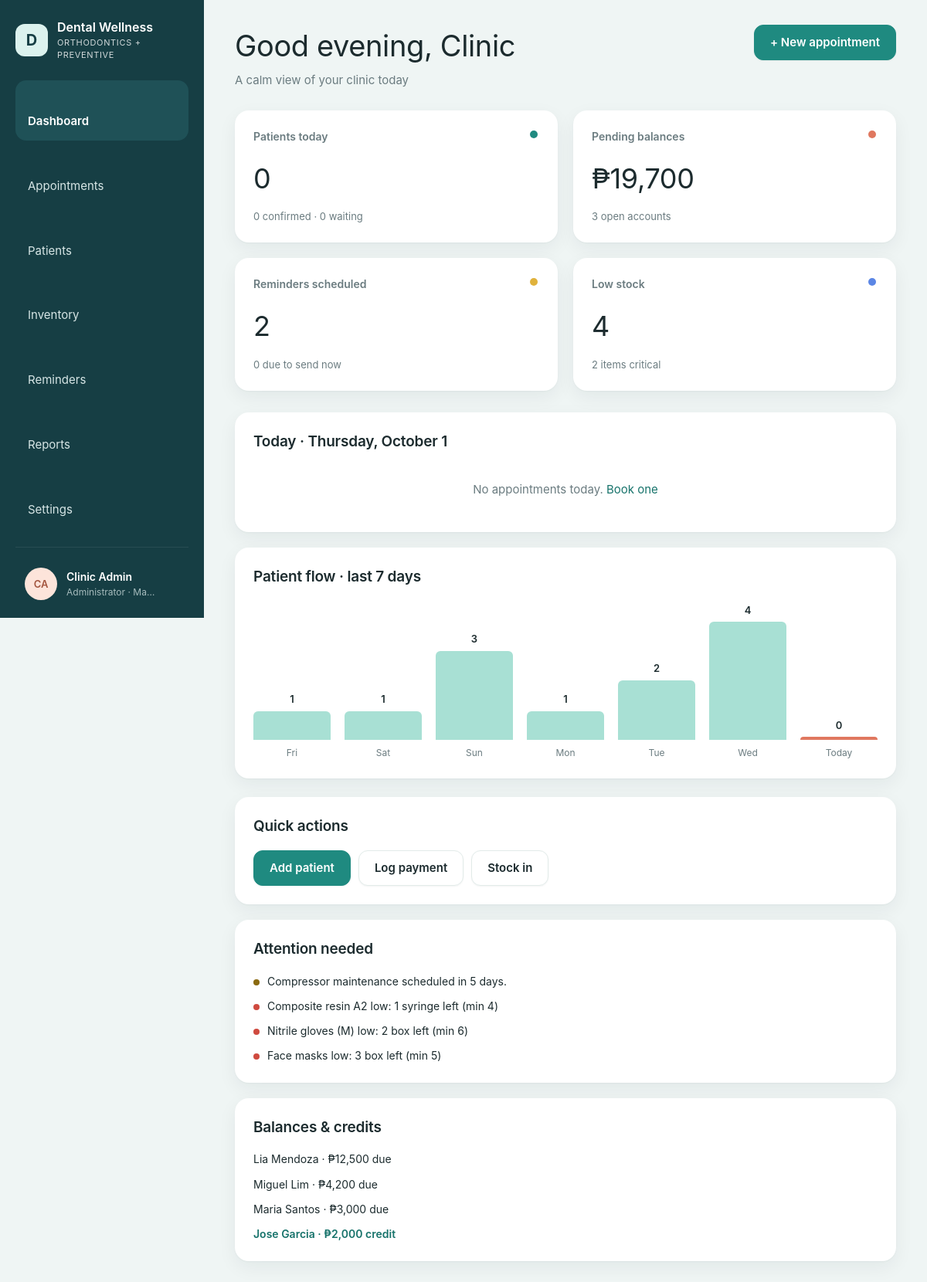
/index.php (signed in), run on the app's committed database.
### tables this page shows
CREATE TABLE IF NOT EXISTS users (
    id            INT UNSIGNED AUTO_INCREMENT PRIMARY KEY,
    name          VARCHAR(120) NOT NULL,
    username      VARCHAR(60)  NOT NULL UNIQUE,
    password_hash VARCHAR(255) NOT NULL,
    role          ENUM('admin','dentist','staff') NOT NULL DEFAULT 'staff',
    is_active     TINYINT(1) NOT NULL DEFAULT 1,
    last_login_at DATETIME NULL,
    created_at    DATETIME NOT NULL DEFAULT CURRENT_TIMESTAMP
);

CREATE TABLE IF NOT EXISTS inventory_items (
    id           INT UNSIGNED AUTO_INCREMENT PRIMARY KEY,
    name         VARCHAR(120) NOT NULL,
    category     VARCHAR(60) NULL,
    unit         VARCHAR(30) NOT NULL DEFAULT 'pcs',
    quantity     INT NOT NULL DEFAULT 0,
    min_quantity INT NOT NULL DEFAULT 0,
    supplier     VARCHAR(120) NULL,
    is_active    TINYINT(1) NOT NULL DEFAULT 1,
    updated_at   DATETIME NOT NULL DEFAULT CURRENT_TIMESTAMP ON UPDATE CURRENT_TIMESTAMP
);

CREATE TABLE IF NOT EXISTS patients (
    id                     INT UNSIGNED AUTO_INCREMENT PRIMARY KEY,
    record_no              VARCHAR(20) NULL UNIQUE,
    full_name              VARCHAR(150) NOT NULL,
    birth_date             DATE NULL,
    sex                    ENUM('female','male') NULL,
    phone                  VARCHAR(30) NULL,
    email                  VARCHAR(150) NULL,
    address                VARCHAR(255) NULL,
    care_type              ENUM('New patient','Preventive','Orthodontic','Restorative','Recall') NOT NULL DEFAULT 'New patient',
    emergency_name         VARCHAR(150) NULL,
    emergency_relationship VARCHAR(60) NULL,
    emergency_phone        VARCHAR(30) NULL,
    allergies              TEXT NULL,
    conditions             TEXT NULL,
    medications            TEXT NULL,
    dental_history         TEXT NULL,
    notes                  TEXT NULL,
    consent_signed         TINYINT(1) NOT NULL DEFAULT 0,
    consent_date           DATE NULL,
    status                 ENUM('draft','incomplete','active','archived') NOT NULL DEFAULT 'incomplete',
    created_by             INT UNSIGNED NULL,
    created_at             DATETIME NOT NULL DEFAULT CURRENT_TIMESTAMP,
    updated_at             DATETIME NOT NULL DEFAULT CURRENT_TIMESTAMP ON UPDATE CURRENT_TIMESTAMP,
    INDEX idx_patients_name (full_name),
    INDEX idx_patients_phone (phone),
    FOREIGN KEY (created_by) REFERENCES users(id) ON DELETE SET NULL
);

### includes/helpers.php (called while the page is built, shortened)
<?php
function config(string $key, $default = null)
{
    $value = $GLOBALS['config'];
    foreach (explode('.', $key) as $part) {
        $value = $value[$part];
    }
    return $value;
}
function e($value): string
{
    return htmlspecialchars((string) ($value ?? ''), ENT_QUOTES, 'UTF-8');
}
function money($amount): string
{
    return '₱' . number_format(abs((float) $amount), ((float) $amount == floor((float) $amount)) ? 0 : 2);
}
function fmt_date(?string $value, string $format = 'M j, Y'): string
{
    return $value ? date($format, strtotime($value)) : '—';
}
function initials(string $name): string
{
    $parts = preg_split('/\s+/', trim($name));
    $first = mb_substr($parts[0] ?? '', 0, 1);
    $last = count($parts) > 1 ? mb_substr(end($parts), 0, 1) : '';
    return mb_strtoupper($first . $last);
}

### includes/db.php (called while the page is built, shortened)
<?php
function db(): PDO
{
    static $pdo = null;
    if ($pdo === null) {
        $c = config('db');
        $dsn = sprintf('mysql:host=%s;port=%d;dbname=%s;charset=utf8mb4', $c['host'], $c['port'], $c['name']);
        $pdo = new PDO($dsn, $c['user'], $c['pass'], [
            PDO::ATTR_ERRMODE            => PDO::ERRMODE_EXCEPTION,
            PDO::ATTR_DEFAULT_FETCH_MODE => PDO::FETCH_ASSOC,
            PDO::ATTR_EMULATE_PREPARES   => false,
        ]);
        $pdo->exec("SET time_zone = '" . (new DateTime())->format('P') . "'");
    }
    return $pdo;
}
function q(string $sql, array $params = []): PDOStatement
{
    $stmt = db()->prepare($sql);
    $stmt->execute($params);
    return $stmt;
}
function q_all(string $sql, array $params = []): array
{
    return q($sql, $params)->fetchAll();
}
function q_row(string $sql, array $params = []): ?array
{
    $row = q($sql, $params)->fetch();
    return $row === false ? null : $row;
}

### includes/auth.php (called while the page is built, shortened)
<?php
function current_user(): ?array
{
    static $user = false;
    if ($user === false) {
        $user = null;
        if (!empty($_SESSION['user_id'])) {
            $row = q_row('SELECT id, name, username, role, password_hash FROM users WHERE id = ? AND is_active = 1', [$_SESSION['user_id']]);
            $idle = (int) config('security.idle_minutes', 30) * 60;
            if (!$row) {
                end_user_session();
            } elseif ($idle > 0 && time() - (int) ($_SESSION['last_seen'] ?? 0) > $idle) {
                end_user_session('You were signed out after ' . ($idle / 60) . ' minutes without activity.');
            } elseif (!hash_equals((string) ($_SESSION['pw_fp'] ?? ''), password_fingerprint($row['password_hash']))) {
                end_user_session('Your password was changed. Sign in again with the new one.');
            } else {
                unset($row['password_hash']);
                $user = $row;
            }
        }
    }
    return $user;
}
function password_fingerprint(string $hash): string
{
    return hash('sha256', $hash);
}
function require_login(): array
{
    $user = current_user();
    return $user;
}
function can(string $permission): bool
{
    $user = current_user();
    $perms = ROLE_PERMISSIONS[$user['role']] ?? [];
    return in_array('*', $perms, true) || in_array($permission, $perms, true);
}

### index.php (the view, shortened to what this page needs)
<?php
$user = require_login();
$today = q_all("SELECT a.*, p.full_name FROM appointments a JOIN patients p ON p.id = a.patient_id
    WHERE DATE(a.starts_at) = CURDATE() AND a.status NOT IN ('cancelled','no_show')
    ORDER BY a.starts_at");
$confirmed = count(array_filter($today, fn($a) => $a['status'] === 'confirmed'));
$waiting = count(array_filter($today, fn($a) => $a['status'] === 'arrived'));
$balances = q_row('SELECT COALESCE(SUM(CASE WHEN b.balance > 0 THEN b.balance END), 0) AS total,
    COUNT(CASE WHEN b.balance > 0 THEN 1 END) AS accounts
    FROM patients p JOIN ' . BALANCES . " b ON b.patient_id = p.id WHERE p.status <> 'archived'");
$reminders = q_row("SELECT COUNT(*) AS total, COUNT(CASE WHEN send_at <= NOW() THEN 1 END) AS due
    FROM reminders WHERE status = 'scheduled'");
$lowStock = q_all('SELECT name, quantity, min_quantity, unit FROM inventory_items
    WHERE is_active = 1 AND quantity <= min_quantity ORDER BY quantity / GREATEST(min_quantity, 1)');
$critical = count(array_filter($lowStock, fn($i) => $i['quantity'] <= intdiv((int) $i['min_quantity'], 2)));
$flowRows = q_all("SELECT DATE(starts_at) AS d, COUNT(*) AS n FROM appointments
    WHERE starts_at >= CURDATE() - INTERVAL 6 DAY AND starts_at < CURDATE() + INTERVAL 1 DAY
    AND status NOT IN ('cancelled','no_show') GROUP BY DATE(starts_at)");
$flowMap = array_column($flowRows, 'n', 'd');
$flow = [];
for ($i = 6; $i >= 0; $i--) {
    $d = date('Y-m-d', strtotime("-$i day"));
    $flow[$d] = (int) ($flowMap[$d] ?? 0);
}
$flowMax = max(1, max($flow));
$attention = [];
foreach (q_all('SELECT message FROM notices WHERE CURDATE() BETWEEN starts_on AND ends_on ORDER BY id DESC') as $n) {
    $attention[] = ['', $n['message'], null];
}
foreach (array_slice($lowStock, 0, 3) as $item) {
    $attention[] = ['red', "{$item['name']} low: {$item['quantity']} {$item['unit']} left (min {$item['min_quantity']})", 'inventory.php?filter=low'];
}
$accounts = q_all('SELECT p.id, p.full_name, b.balance FROM patients p JOIN ' . BALANCES . " b ON b.patient_id = p.id
    WHERE p.status <> 'archived' AND b.balance <> 0 ORDER BY ABS(b.balance) DESC LIMIT 5");
$hour = (int) date('G');
$greeting = $hour < 12 ? 'Good morning' : ($hour < 18 ? 'Good afternoon' : 'Good evening');
$nameParts = preg_split('/\s+/', preg_replace('/^Dr\.?\s+/i', '', $user['name']));
$name = $user['role'] === 'dentist' ? 'Dr. ' . end($nameParts) : $nameParts[0];
layout_start("$greeting, $name", 'dashboard', [
    'subtitle' => 'A calm view of your clinic today',
    'action'   => '<a class="btn btn-primary" href="appointment_form.php">+ New appointment</a>',
]);
?>
<section class="grid-4">
  <a class="card stat" href="appointments.php">
    <i class="dot" style="background:var(--teal)"></i>
    <div class="label">Patients today</div>
    <div class="value"><?= count($today) ?></div>
    <div class="sub"><?= $confirmed ?> confirmed · <?= $waiting ?> waiting</div>
  </a>
  <a class="card stat" href="patients.php?filter=balance">
    <i class="dot" style="background:var(--coral)"></i>
    <div class="label">Pending balances</div>
    <div class="value"><?= money($balances['total']) ?></div>
    <div class="sub"><?= (int) $balances['accounts'] ?> open accounts</div>
  </a>
  <a class="card stat" href="reminders.php">
    <i class="dot" style="background:#e0b23c"></i>
    <div class="label">Reminders scheduled</div>
    <div class="value"><?= (int) $reminders['total'] ?></div>
    <div class="sub"><?= (int) $reminders['due'] ?> due to send now</div>
  </a>
  <a class="card stat" href="inventory.php?filter=low">
    <i class="dot" style="background:var(--blue)"></i>
    <div class="label">Low stock</div>
    <div class="value"><?= count($lowStock) ?></div>
    <div class="sub"><?= $critical ?> item<?= $critical === 1 ? '' : 's' ?> critical</div>
  </a>
</section>
<div class="layout-side">
  <div class="stack">
    <section class="card">
      <h2>Today · <?= date('l, F j') ?></h2>
      <?php if (!$today): ?>
        <p class="empty">No appointments today. <a href="appointment_form.php">Book one</a></p>
      <?php endif; ?>
    </section>
    <section class="card">
      <h2>Patient flow · last 7 days</h2>
      <div class="bars" role="img" aria-label="Appointments per day for the last 7 days">
        <?php foreach ($flow as $d => $n): ?>
          <div class="bar<?= $d === date('Y-m-d') ? ' today' : '' ?>" title="<?= e(fmt_date($d, 'D, M j')) ?>: <?= $n ?> patients">
            <b><?= $n ?></b>
            <span class="fill" style="height:<?= round($n / $flowMax * 85) ?>%"></span>
          </div>
        <?php endforeach; ?>
      </div>
      <div class="bar-labels">
        <?php foreach (array_keys($flow) as $d): ?><span><?= $d === date('Y-m-d') ? 'Today' : date('D', strtotime($d)) ?></span><?php endforeach; ?>
      </div>
    </section>
  </div>
  <div class="stack">
    <section class="card">
      <h2>Quick actions</h2>
      <div class="row">
        <a class="btn btn-primary" href="patient_form.php">Add patient</a>
        <a class="btn" href="payment.php">Log payment</a>
        <a class="btn" href="inventory.php?open=stock-dialog">Stock in</a>
      </div>
    </section>
    <section class="card">
      <h2>Attention needed</h2>
      <?php if (!$attention): ?>
        <p class="muted small">All clear. Nothing needs attention right now.</p>
      <?php else: ?>
        <ul class="attention">
          <?php foreach ($attention as [$tone, $text, $href]): ?>
            <li><i class="tag <?= $tone ?>"></i><span><?= $href ? '<a href="' . e($href) . '" style="color:inherit">' . e($text) . '</a>' : e($text) ?></span></li>
          <?php endforeach; ?>
        </ul>
      <?php endif; ?>
    </section>
    <section class="card">
      <h2>Balances &amp; credits</h2>
      <?php if (!$accounts): ?>
        <p class="muted small">No open balances or credits.</p>
      <?php else: ?>
        <ul class="kv">
          <?php foreach ($accounts as $acc): ?>
            <li>
              <a href="patient.php?id=<?= $acc['id'] ?>&amp;tab=billing" class="<?= $acc['balance'] > 0 ? '' : 'amount-credit' ?>" style="<?= $acc['balance'] > 0 ? 'color:inherit' : '' ?>">
                <?= e($acc['full_name']) ?> · <?= money($acc['balance']) ?> <?= $acc['balance'] > 0 ? 'due' : 'credit' ?>
              </a>
            </li>
          <?php endforeach; ?>
        </ul>
      <?php endif; ?>
    </section>
  </div>
</div>
<?php layout_end();

### includes/layout.php (shortened to what this page needs)
<?php
function icon(string $name): string
{
    $paths = [
        'dashboard'    => '<rect x="3" y="3" width="7" height="7" rx="1.5"/><rect x="14" y="3" width="7" height="7" rx="1.5"/><rect x="3" y="14" width="7" height="7" rx="1.5"/><rect x="14" y="14" width="7" height="7" rx="1.5"/>',
        'appointments' => '<rect x="3" y="5" width="18" height="16" rx="2"/><path d="M3 10h18M8 3v4M16 3v4"/>',
        'patients'     => '<circle cx="12" cy="8" r="4"/><path d="M4 21c0-4 4-6 8-6s8 2 8 6"/>',
        'inventory'    => '<ellipse cx="12" cy="6" rx="8" ry="3"/><path d="M4 6v6c0 1.7 3.6 3 8 3s8-1.3 8-3V6M4 12v6c0 1.7 3.6 3 8 3s8-1.3 8-3v-6"/>',
        'reminders'    => '<circle cx="12" cy="13" r="7"/><path d="M12 10v3l2 2M5 4 3 6M19 4l2 2"/>',
        'reports'      => '<path d="M6 3h9l4 4v14H6z"/><path d="M9 12h7M9 16h7M9 8h3"/>',
        'settings'     => '<circle cx="12" cy="12" r="3"/><path d="M12 2v3M12 19v3M4.2 4.2l2.1 2.1M17.7 17.7l2.1 2.1M2 12h3M19 12h3M4.2 19.8l2.1-2.1M17.7 6.3l2.1-2.1"/>',
        'logout'       => '<path d="M15 4h4v16h-4M10 8l-4 4 4 4M6 12h10"/>',
        'theme'        => '<path d="M20 14.5A8 8 0 1 1 9.5 4a6.5 6.5 0 0 0 10.5 10.5z"/>',
        'key'          => '<circle cx="8" cy="15" r="4"/><path d="M11 12l9-9M17 6l3 3M15 8l2 2"/>',
        'menu'         => '<path d="M4 6h16M4 12h16M4 18h16"/>',
        'chevron'      => '<path d="M9 6l6 6-6 6"/>',
    ];
    return '<svg class="icon" viewBox="0 0 24 24" fill="none" stroke="currentColor" stroke-width="1.6" stroke-linecap="round" stroke-linejoin="round" aria-hidden="true">'
        . ($paths[$name] ?? '') . '</svg>';
}
function theme_head(): string
{
    return "<script>(function(){var p;try{p=localStorage.getItem('welldent-theme')}catch(e){}"
        . "var d=p==='dark'||(p!=='light'&&window.matchMedia('(prefers-color-scheme: dark)').matches);"
        . "document.documentElement.setAttribute('data-theme',d?'dark':'light');"
        . "try{if(localStorage.getItem('welldent-sidebar')==='collapsed')document.documentElement.setAttribute('data-sidebar','collapsed')}catch(e){}})()</script>\n"
        . '<link rel="stylesheet" href="assets/css/app.css?v=5">';
}
function layout_start(string $title, string $active, array $opts = []): void
{
    $user = current_user();
    $nav = [
        'dashboard'    => ['index.php', 'Dashboard'],
        'appointments' => ['appointments.php', 'Appointments'],
        'patients'     => ['patients.php', 'Patients'],
        'inventory'    => ['inventory.php', 'Inventory'],
        'reminders'    => ['reminders.php', 'Reminders'],
        'reports'      => ['reports.php', 'Reports'],
    ];
    if (can('settings')) {
        $nav['settings'] = ['settings.php', 'Settings'];
    }
    ?>
<!doctype html>
<html lang="en">
<head>
<?= theme_head() ?>
</head>
<body>
<div class="shell">
  <aside class="sidebar">
    <div class="side-top">
      <a class="brand" href="index.php" title="<?= e(config('clinic.name')) ?>">
        <span class="brand-mark">D</span>
        <span class="lbl"><strong><?= e(config('clinic.name')) ?></strong><small><?= e(config('clinic.tagline')) ?></small></span>
      </a>
      <button type="button" class="side-toggle" data-sidebar-toggle aria-label="Collapse sidebar" title="Collapse sidebar"><?= icon('menu') ?></button>
    </div>
    <nav class="nav">
      <?php foreach ($nav as $key => [$href, $label]): ?>
        <a href="<?= $href ?>" class="<?= $key === $active ? 'active' : '' ?>" title="<?= e($label) ?>"><?= icon($key) ?><span class="lbl"><?= e($label) ?></span></a>
      <?php endforeach; ?>
    </nav>
    <details class="side-account">
      <summary title="<?= e($user['name']) ?>">
        <span class="avatar avatar-0"><?= e(initials($user['name'])) ?></span>
        <span class="lbl"><strong><?= e($user['name']) ?></strong><small><?= e(ROLE_LABELS[$user['role']]) ?> · <?= e(config('clinic.city')) ?></small></span>
        <span class="chev"><?= icon('chevron') ?></span>
      </summary>
    </details>
  </aside>
  <main class="main">
    <header class="page-head">
      <div>
        <h1><?= e($title) ?></h1>
        <?php if (!empty($opts['subtitle'])): ?><p class="muted"><?= e($opts['subtitle']) ?></p><?php endif; ?>
      </div>
      <div class="head-actions">
        <?= $opts['action'] ?? '' ?>
      </div>
    </header>
<?php
}
function layout_end(): void
{
    ?>
  </main>
</div>
</body>
</html>
<?php
}

### data on the page
users: name "CA", name "Clinic Admin", role "Administrator"
inventory_items: quantity "1", min_quantity "4"
patients: full_name "Lia Mendoza", balance "₱12,500", shows "due"
patients: full_name "Miguel Lim", balance "₱4,200", shows "due"
patients: full_name "Maria Santos", balance "₱3,000", shows "due"
patients: full_name "Jose Garcia", balance "₱2,000", shows "credit"

### other printed values
config('clinic.name') "Dental Wellness"
config('clinic.tagline') "ORTHODONTICS + PREVENTIVE"
$label "Dashboard"
$label "Appointments"
$label "Patients"
$label "Inventory"
$label "Reminders"
$label "Reports"
$label "Settings"
config('clinic.city') "Ma…"
$title "Good evening, Clinic"
$opts['subtitle'] "A calm view of your clinic today"
$opts['action'] "+ New appointment"
count($today) "0"
$confirmed "0"
